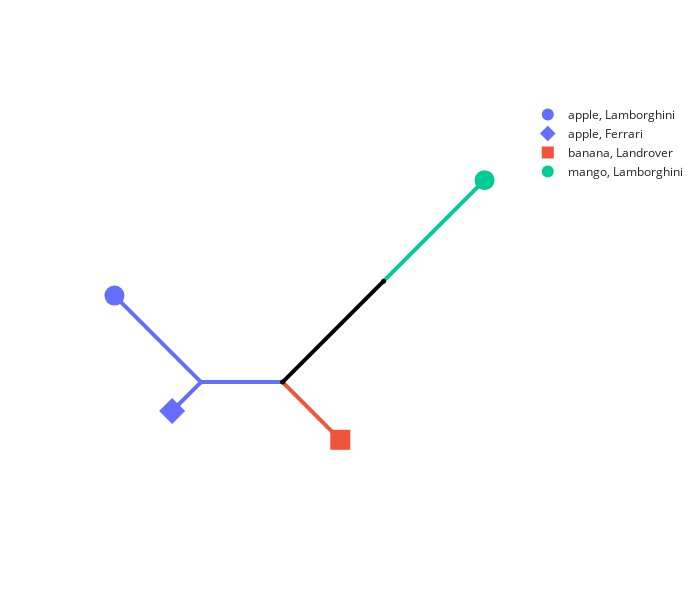

Notebook code for this chart:
### Code cell
anjl.plot(
    Z=Z1r,
    leaf_data=ld1,
    hover_name="name",
    hover_data=["fruit", "vegetable", "animal", "car"],
    color="fruit",
    marker_size=20,
    symbol="car",
    internal_marker_size=5,
    line_width=4,
)

### Figure 1 — Plotly figure (JSON) as saved in the notebook; plotly's stock layout.template omitted (floating-point values rounded to 4 significant figures)
{"data": [{"hovertemplate": "fruit=apple<br>x=%{x}<br>y=%{y}<extra></extra>", "legendgroup": "apple", "line": {"color": "#636EFA", "dash": "solid", "width": 4}, "marker": {"symbol": "circle"}, "mode": "lines", "name": "apple", "orientation": "v", "showlegend": false, "type": "scatter", "x": [-2.475, -4.475, null, -4.475, -5.182, null, -4.475, -6.596, null], "xaxis": "x", "y": [-2.475, -2.475, null, -2.475, -3.182, null, -2.475, -0.3536, null], "yaxis": "y"}, {"hovertemplate": "fruit=banana<br>x=%{x}<br>y=%{y}<extra></extra>", "legendgroup": "banana", "line": {"color": "#EF553B", "dash": "solid", "width": 4}, "marker": {"symbol": "circle"}, "mode": "lines", "name": "banana", "orientation": "v", "showlegend": false, "type": "scatter", "x": [-2.475, -1.061, null], "xaxis": "x", "y": [-2.475, -3.889, null], "yaxis": "y"}, {"hovertemplate": "fruit=mango<br>x=%{x}<br>y=%{y}<extra></extra>", "legendgroup": "mango", "line": {"color": "#00CC96", "dash": "solid", "width": 4}, "marker": {"symbol": "circle"}, "mode": "lines", "name": "mango", "orientation": "v", "showlegend": false, "type": "scatter", "x": [0, 2.475, null], "xaxis": "x", "y": [0, 2.475, null], "yaxis": "y"}, {"hovertemplate": "fruit=<br>x=%{x}<br>y=%{y}<extra></extra>", "legendgroup": "", "line": {"color": "black", "dash": "solid", "width": 4}, "marker": {"symbol": "circle"}, "mode": "lines", "name": "", "orientation": "v", "showlegend": false, "type": "scatter", "x": [0, -2.475, null], "xaxis": "x", "y": [0, -2.475, null], "yaxis": "y"}, {"customdata": [["apple", "pea", "ladybird", "Lamborghini"]], "hovertemplate": "<b>%{hovertext}</b><br><br>fruit=%{customdata[0]}<br>car=%{customdata[3]}<br>x=%{x}<br>y=%{y}<br>vegetable=%{customdata[1]}<br>animal=%{customdata[2]}<extra></extra>", "hovertext": ["B"], "legendgroup": "apple, Lamborghini", "marker": {"color": "#636EFA", "size": 20, "symbol": "circle"}, "mode": "markers", "name": "apple, Lamborghini", "orientation": "v", "showlegend": true, "type": "scatter", "x": [-6.596], "xaxis": "x", "y": [-0.3536], "yaxis": "y"}, {"customdata": [["apple", "carrot", "pigeon", "Ferrari"]], "hovertemplate": "<b>%{hovertext}</b><br><br>fruit=%{customdata[0]}<br>car=%{customdata[3]}<br>x=%{x}<br>y=%{y}<br>vegetable=%{customdata[1]}<br>animal=%{customdata[2]}<extra></extra>", "hovertext": ["A"], "legendgroup": "apple, Ferrari", "marker": {"color": "#636EFA", "size": 20, "symbol": "diamond"}, "mode": "markers", "name": "apple, Ferrari", "orientation": "v", "showlegend": true, "type": "scatter", "x": [-5.182], "xaxis": "x", "y": [-3.182], "yaxis": "y"}, {"customdata": [["banana", "cabbage", "pigeon", "Landrover"]], "hovertemplate": "<b>%{hovertext}</b><br><br>fruit=%{customdata[0]}<br>car=%{customdata[3]}<br>x=%{x}<br>y=%{y}<br>vegetable=%{customdata[1]}<br>animal=%{customdata[2]}<extra></extra>", "hovertext": ["C"], "legendgroup": "banana, Landrover", "marker": {"color": "#EF553B", "size": 20, "symbol": "square"}, "mode": "markers", "name": "banana, Landrover", "orientation": "v", "showlegend": true, "type": "scatter", "x": [-1.061], "xaxis": "x", "y": [-3.889], "yaxis": "y"}, {"customdata": [["mango", "cabbage", "spider", "Lamborghini"]], "hovertemplate": "<b>%{hovertext}</b><br><br>fruit=%{customdata[0]}<br>car=%{customdata[3]}<br>x=%{x}<br>y=%{y}<br>vegetable=%{customdata[1]}<br>animal=%{customdata[2]}<extra></extra>", "hovertext": ["D"], "legendgroup": "mango, Lamborghini", "marker": {"color": "#00CC96", "size": 20, "symbol": "circle"}, "mode": "markers", "name": "mango, Lamborghini", "orientation": "v", "showlegend": true, "type": "scatter", "x": [2.475], "xaxis": "x", "y": [2.475], "yaxis": "y"}, {"hovertemplate": "<b>%{hovertext}</b><br><br>fruit=apple<br>x=%{x}<br>y=%{y}<extra></extra>", "hovertext": [4], "legendgroup": "apple", "marker": {"color": "#636EFA", "size": 5, "symbol": "circle"}, "mode": "markers", "name": "apple", "orientation": "v", "showlegend": false, "type": "scatter", "x": [-4.475], "xaxis": "x", "y": [-2.475], "yaxis": "y"}, {"hovertemplate": "<b>%{hovertext}</b><br><br>fruit=<br>x=%{x}<br>y=%{y}<extra></extra>", "hovertext": [6, 5], "legendgroup": "", "marker": {"color": "black", "size": 5, "symbol": "circle"}, "mode": "markers", "name": "", "orientation": "v", "showlegend": false, "type": "scatter", "x": [0, -2.475], "xaxis": "x", "y": [0, -2.475], "yaxis": "y"}], "layout": {"height": 600, "legend": {"itemsizing": "constant", "tracegroupgap": 0}, "width": 700, "xaxis": {"autorange": true, "domain": [0, 1], "mirror": false, "range": [-7.436, 3.315], "showgrid": false, "showline": false, "showticklabels": false, "ticks": "", "title": {}, "type": "linear"}, "yaxis": {"autorange": true, "domain": [0, 1], "mirror": false, "range": [-5.792, 4.378], "scaleanchor": "x", "scaleratio": 1, "showgrid": false, "showline": false, "showticklabels": false, "ticks": "", "title": {}, "type": "linear"}}}
